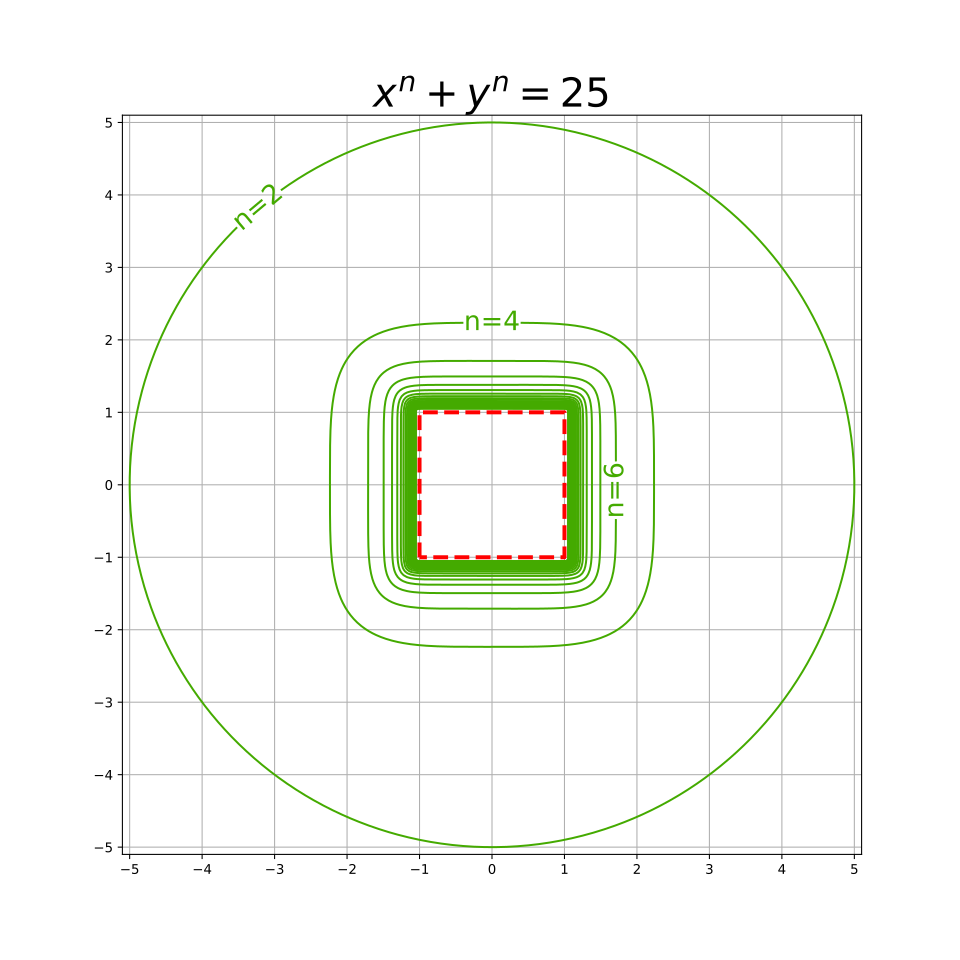

Write the Python code that produced this figure.
import numpy as np
import matplotlib.pyplot as plt
# {
# # # x = np.linspace(0, 2, 100)
# # # fig, ax = plt.subplots()
# # # ax.plot(x, x, label="linear")
# # # ax.plot(x, x**2, label="quadratic")
# # # ax.plot(x, x**3, label="cubic")
# # # ax.set_xlabel('x label')
# # # ax.set_ylabel('y label')
# # # ax.set_title('Simple Plot')
# # # ax.legend()
# # # plt.show()
# }
# {
# x = np.linspace(0, 2, 100)
# plt.plot(x, x, label="linear")
# plt.plot(x, x**2, label="quadratic")
# plt.plot(x, x**3, label="cubic")
# plt.xlabel('x label')
# plt.ylabel('y label')
# plt.title('Simple Plot')
# plt.legend()
# plt.show()
# }

# def my_plotter(ax, data1, data2, param_dict):
#     out = ax.plot(data1, data2, **param_dict)
#     return out
#
# data1, data2, data3, data4 = np.random.randn(4, 100)
# fig, (ax1, ax2) =plt.subplots(1, 2)
# my_plotter(ax1, data1, data2, {'marker': 'x'})
# my_plotter(ax2, data3, data4, {'marker': 'o'})
# plt.show()

delta = 0.025
xrange = np.arange(-5.1, 5.1, delta)
yrange = np.arange(-5.1, 5.1, delta)
X, Y = np.meshgrid(xrange, yrange)

#目盛りの間隔を揃える
fig = plt.figure(figsize=(10, 10))
ax = fig.add_subplot(111)
plt.axis([-5.1, 5.1, -5.1, 5.1])
ax.set_xticks([-5, -4, -3, -2, -1, 0, 1, 2, 3, 4, 5])
ax.set_yticks([-5, -4, -3, -2, -1, 0, 1, 2, 3, 4, 5])
plt.grid(b=True)
plt.gca().set_aspect('equal', adjustable="box")

for n in range(2, 61, 2):
    Z = X**n + Y**n
    CS = plt.contour(X, Y, Z, [25], colors=['#4a0'])
    if n <= 6:
        ax.clabel(CS, inline=True, fmt='n='+str(n), fontsize=20)

plt.plot([-1, -1, 1, 1, -1], [-1, 1, 1, -1, -1], 'r--', lw='3')

plt.title(r'$x^n + y^n = 25$', fontsize=30)
fig.savefig('circle.svg')
plt.show()
